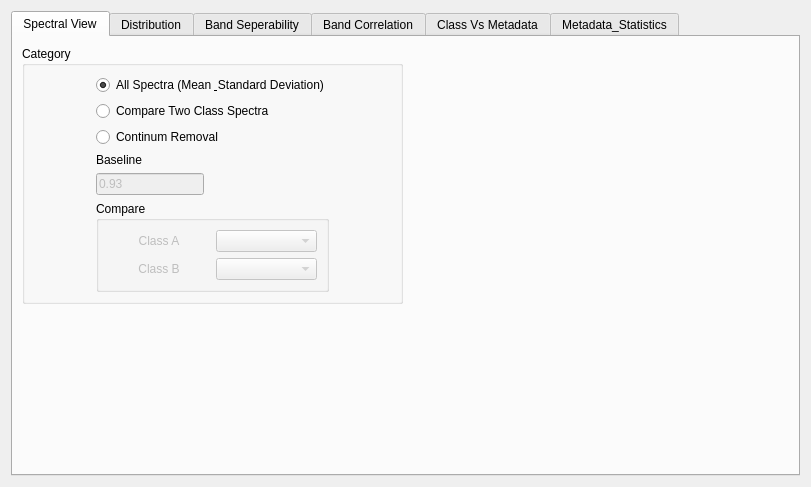
<?xml version="1.0" encoding="UTF-8"?>
<ui version="4.0">
 <class>Visualizer</class>
 <widget class="QWidget" name="Visualizer">
  <property name="geometry">
   <rect>
    <x>0</x>
    <y>0</y>
    <width>811</width>
    <height>487</height>
   </rect>
  </property>
  <property name="windowTitle">
   <string>Form</string>
  </property>
  <layout class="QVBoxLayout" name="verticalLayout">
   <item>
    <widget class="QTabWidget" name="tabWidget_4">
     <property name="currentIndex">
      <number>0</number>
     </property>
     <widget class="QWidget" name="tab_29">
      <attribute name="title">
       <string>Spectral View</string>
      </attribute>
      <layout class="QGridLayout" name="gridLayout_8">
       <item row="0" column="0">
        <widget class="QGroupBox" name="groupBox_34">
         <property name="title">
          <string>Category</string>
         </property>
         <layout class="QGridLayout" name="gridLayout">
          <item row="0" column="0">
           <layout class="QVBoxLayout" name="verticalLayout_8">
            <item>
             <layout class="QVBoxLayout" name="verticalLayout_6">
              <item>
               <widget class="QRadioButton" name="rb_sep_all_5">
                <property name="text">
                 <string>All Spectra (Mean &amp; Standard Deviation)</string>
                </property>
                <property name="checked">
                 <bool>true</bool>
                </property>
               </widget>
              </item>
              <item>
               <widget class="QRadioButton" name="rb_sep_compare_5">
                <property name="text">
                 <string>Compare Two Class Spectra</string>
                </property>
               </widget>
              </item>
              <item>
               <widget class="QRadioButton" name="radioClassDistribute">
                <property name="text">
                 <string>Continum Removal</string>
                </property>
                <property name="checked">
                 <bool>false</bool>
                </property>
               </widget>
              </item>
             </layout>
            </item>
            <item>
             <layout class="QVBoxLayout" name="verticalLayout_7">
              <item>
               <widget class="QLabel" name="label_73">
                <property name="text">
                 <string>Baseline</string>
                </property>
                <property name="buddy">
                 <cstring></cstring>
                </property>
               </widget>
              </item>
              <item>
               <widget class="QLineEdit" name="x1CoordEdit_11">
                <property name="enabled">
                 <bool>false</bool>
                </property>
                <property name="sizePolicy">
                 <sizepolicy hsizetype="Fixed" vsizetype="Fixed">
                  <horstretch>0</horstretch>
                  <verstretch>0</verstretch>
                 </sizepolicy>
                </property>
                <property name="text">
                 <string>0.93</string>
                </property>
               </widget>
              </item>
             </layout>
            </item>
            <item>
             <layout class="QHBoxLayout" name="horizontalLayout_62"/>
            </item>
            <item>
             <widget class="QGroupBox" name="groupBox_42">
              <property name="title">
               <string>Compare</string>
              </property>
              <layout class="QHBoxLayout" name="horizontalLayout">
               <item>
                <layout class="QVBoxLayout" name="verticalLayout_100">
                 <item>
                  <layout class="QHBoxLayout" name="horizontalLayout_78">
                   <item>
                    <widget class="QLabel" name="label_58">
                     <property name="enabled">
                      <bool>false</bool>
                     </property>
                     <property name="text">
                      <string>Class A</string>
                     </property>
                     <property name="alignment">
                      <set>Qt::AlignCenter</set>
                     </property>
                     <property name="buddy">
                      <cstring></cstring>
                     </property>
                    </widget>
                   </item>
                   <item>
                    <widget class="QComboBox" name="comboBox_25">
                     <property name="enabled">
                      <bool>false</bool>
                     </property>
                    </widget>
                   </item>
                  </layout>
                 </item>
                 <item>
                  <layout class="QHBoxLayout" name="horizontalLayout_79">
                   <item>
                    <widget class="QLabel" name="label_59">
                     <property name="enabled">
                      <bool>false</bool>
                     </property>
                     <property name="text">
                      <string>Class B</string>
                     </property>
                     <property name="alignment">
                      <set>Qt::AlignCenter</set>
                     </property>
                     <property name="buddy">
                      <cstring></cstring>
                     </property>
                    </widget>
                   </item>
                   <item>
                    <widget class="QComboBox" name="comboBox_26">
                     <property name="enabled">
                      <bool>false</bool>
                     </property>
                    </widget>
                   </item>
                  </layout>
                 </item>
                </layout>
               </item>
              </layout>
             </widget>
            </item>
            <item>
             <layout class="QHBoxLayout" name="horizontalLayout_63"/>
            </item>
           </layout>
          </item>
         </layout>
        </widget>
       </item>
       <item row="0" column="1" rowspan="2">
        <widget class="QMatplotlibWidget" name="mplWidgetSpectral_5" native="true"/>
       </item>
       <item row="1" column="0">
        <spacer name="verticalSpacer_29">
         <property name="orientation">
          <enum>Qt::Vertical</enum>
         </property>
         <property name="sizeHint" stdset="0">
          <size>
           <width>20</width>
           <height>162</height>
          </size>
         </property>
        </spacer>
       </item>
      </layout>
     </widget>
     <widget class="QWidget" name="tab_44">
      <attribute name="title">
       <string>Distribution</string>
      </attribute>
      <layout class="QGridLayout" name="gridLayout_2">
       <item row="0" column="0">
        <layout class="QHBoxLayout" name="horizontalLayout_64">
         <item>
          <layout class="QVBoxLayout" name="verticalLayout_81">
           <item>
            <widget class="QGroupBox" name="groupBox_35">
             <property name="title">
              <string>Category</string>
             </property>
             <layout class="QVBoxLayout" name="verticalLayout_82">
              <item>
               <widget class="QRadioButton" name="radioFeatureVar">
                <property name="enabled">
                 <bool>true</bool>
                </property>
                <property name="text">
                 <string>Band Plot</string>
                </property>
               </widget>
              </item>
              <item>
               <widget class="QLabel" name="label_75">
                <property name="text">
                 <string>Wavelength</string>
                </property>
                <property name="buddy">
                 <cstring></cstring>
                </property>
               </widget>
              </item>
              <item>
               <widget class="QLineEdit" name="x1CoordEdit_13">
                <property name="enabled">
                 <bool>false</bool>
                </property>
                <property name="sizePolicy">
                 <sizepolicy hsizetype="Fixed" vsizetype="Fixed">
                  <horstretch>0</horstretch>
                  <verstretch>0</verstretch>
                 </sizepolicy>
                </property>
                <property name="text">
                 <string>400</string>
                </property>
               </widget>
              </item>
              <item>
               <layout class="QHBoxLayout" name="horizontalLayout_75"/>
              </item>
             </layout>
            </widget>
           </item>
           <item>
            <spacer name="verticalSpacer_30">
             <property name="orientation">
              <enum>Qt::Vertical</enum>
             </property>
             <property name="sizeHint" stdset="0">
              <size>
               <width>20</width>
               <height>178</height>
              </size>
             </property>
            </spacer>
           </item>
          </layout>
         </item>
         <item>
          <widget class="QMatplotlibWidget" name="mplWidgetSpectral_6" native="true"/>
         </item>
        </layout>
       </item>
      </layout>
     </widget>
     <widget class="QWidget" name="tab_33">
      <attribute name="title">
       <string>Band Seperability</string>
      </attribute>
      <layout class="QGridLayout" name="gridLayout_66">
       <item row="0" column="0">
        <layout class="QHBoxLayout" name="horizontalLayout_66">
         <item>
          <layout class="QVBoxLayout" name="verticalLayout_87">
           <item>
            <layout class="QVBoxLayout" name="verticalLayout_88">
             <item>
              <widget class="QGroupBox" name="groupBox_38">
               <property name="title">
                <string>Methods</string>
               </property>
               <layout class="QGridLayout" name="gridLayout_67">
                <item row="0" column="0">
                 <layout class="QVBoxLayout" name="verticalLayout_89">
                  <item>
                   <widget class="QRadioButton" name="radioFTEST_5">
                    <property name="text">
                     <string>Spectral Discrimination Index</string>
                    </property>
                    <property name="checked">
                     <bool>false</bool>
                    </property>
                   </widget>
                  </item>
                  <item>
                   <widget class="QRadioButton" name="radioSEP_5">
                    <property name="text">
                     <string>Oneway Anova</string>
                    </property>
                   </widget>
                  </item>
                  <item>
                   <widget class="QRadioButton" name="radioMUTUAL_5">
                    <property name="text">
                     <string>Tukey’s multi-comparison</string>
                    </property>
                   </widget>
                  </item>
                  <item>
                   <widget class="QLabel" name="label_67">
                    <property name="text">
                     <string>Wavelength</string>
                    </property>
                    <property name="buddy">
                     <cstring></cstring>
                    </property>
                   </widget>
                  </item>
                  <item>
                   <widget class="QLineEdit" name="x1CoordEdit_10">
                    <property name="enabled">
                     <bool>false</bool>
                    </property>
                    <property name="sizePolicy">
                     <sizepolicy hsizetype="Fixed" vsizetype="Fixed">
                      <horstretch>0</horstretch>
                      <verstretch>0</verstretch>
                     </sizepolicy>
                    </property>
                    <property name="text">
                     <string>400</string>
                    </property>
                   </widget>
                  </item>
                  <item>
                   <widget class="QRadioButton" name="radioTREE_5">
                    <property name="text">
                     <string>Kruskal Wallis Non-Parametric H Test</string>
                    </property>
                   </widget>
                  </item>
                 </layout>
                </item>
               </layout>
              </widget>
             </item>
             <item>
              <widget class="QGroupBox" name="groupBox_39">
               <property name="title">
                <string>Compare</string>
               </property>
               <layout class="QVBoxLayout" name="verticalLayout_90">
                <item>
                 <layout class="QVBoxLayout" name="verticalLayout_91">
                  <item>
                   <layout class="QHBoxLayout" name="horizontalLayout_67">
                    <item>
                     <widget class="QLabel" name="label_63">
                      <property name="enabled">
                       <bool>false</bool>
                      </property>
                      <property name="text">
                       <string>Class A</string>
                      </property>
                      <property name="alignment">
                       <set>Qt::AlignCenter</set>
                      </property>
                      <property name="buddy">
                       <cstring></cstring>
                      </property>
                     </widget>
                    </item>
                    <item>
                     <widget class="QComboBox" name="comboBox_classA_8">
                      <property name="enabled">
                       <bool>false</bool>
                      </property>
                     </widget>
                    </item>
                   </layout>
                  </item>
                  <item>
                   <layout class="QHBoxLayout" name="horizontalLayout_68">
                    <item>
                     <widget class="QLabel" name="label_64">
                      <property name="enabled">
                       <bool>false</bool>
                      </property>
                      <property name="text">
                       <string>Class B</string>
                      </property>
                      <property name="alignment">
                       <set>Qt::AlignCenter</set>
                      </property>
                      <property name="buddy">
                       <cstring></cstring>
                      </property>
                     </widget>
                    </item>
                    <item>
                     <widget class="QComboBox" name="comboBox_classB_8">
                      <property name="enabled">
                       <bool>false</bool>
                      </property>
                     </widget>
                    </item>
                   </layout>
                  </item>
                 </layout>
                </item>
               </layout>
              </widget>
             </item>
            </layout>
           </item>
           <item>
            <spacer name="verticalSpacer_33">
             <property name="orientation">
              <enum>Qt::Vertical</enum>
             </property>
             <property name="sizeHint" stdset="0">
              <size>
               <width>20</width>
               <height>178</height>
              </size>
             </property>
            </spacer>
           </item>
          </layout>
         </item>
         <item>
          <widget class="QMatplotlibWidget" name="widget_feature_5" native="true"/>
         </item>
        </layout>
       </item>
      </layout>
     </widget>
     <widget class="QWidget" name="tab_34">
      <attribute name="title">
       <string>Band Correlation</string>
      </attribute>
      <layout class="QGridLayout" name="gridLayout_68">
       <item row="0" column="0">
        <layout class="QHBoxLayout" name="horizontalLayout_69">
         <item>
          <layout class="QVBoxLayout" name="verticalLayout_92">
           <item>
            <widget class="QGroupBox" name="groupBox_40">
             <property name="title">
              <string>Category</string>
             </property>
             <layout class="QVBoxLayout" name="verticalLayout_93">
              <item>
               <widget class="QRadioButton" name="radio_classcorr_5">
                <property name="text">
                 <string>Band Correlation</string>
                </property>
                <property name="checked">
                 <bool>false</bool>
                </property>
               </widget>
              </item>
              <item>
               <layout class="QHBoxLayout" name="horizontalLayout_70"/>
              </item>
              <item>
               <layout class="QHBoxLayout" name="horizontalLayout_71"/>
              </item>
             </layout>
            </widget>
           </item>
           <item>
            <spacer name="verticalSpacer_34">
             <property name="orientation">
              <enum>Qt::Vertical</enum>
             </property>
             <property name="sizeHint" stdset="0">
              <size>
               <width>20</width>
               <height>278</height>
              </size>
             </property>
            </spacer>
           </item>
          </layout>
         </item>
         <item>
          <widget class="QMatplotlibWidget" name="widget_corr_5" native="true"/>
         </item>
        </layout>
       </item>
      </layout>
     </widget>
     <widget class="QWidget" name="tab">
      <attribute name="title">
       <string>Class Vs Metadata</string>
      </attribute>
      <layout class="QGridLayout" name="gridLayout_4">
       <item row="0" column="0">
        <layout class="QHBoxLayout" name="horizontalLayout_76">
         <item>
          <layout class="QVBoxLayout" name="verticalLayout_97">
           <item>
            <widget class="QGroupBox" name="groupBox_43">
             <property name="title">
              <string>Category</string>
             </property>
             <layout class="QVBoxLayout" name="verticalLayout_98">
              <item>
               <widget class="QRadioButton" name="radio_classcorr_6">
                <property name="text">
                 <string>Statistics</string>
                </property>
                <property name="checked">
                 <bool>false</bool>
                </property>
               </widget>
              </item>
              <item>
               <layout class="QHBoxLayout" name="horizontalLayout_77">
                <item>
                 <widget class="QLabel" name="label_74">
                  <property name="enabled">
                   <bool>false</bool>
                  </property>
                  <property name="text">
                   <string>Parameter</string>
                  </property>
                  <property name="alignment">
                   <set>Qt::AlignCenter</set>
                  </property>
                  <property name="buddy">
                   <cstring></cstring>
                  </property>
                 </widget>
                </item>
                <item>
                 <widget class="QComboBox" name="comboBox_31">
                  <property name="enabled">
                   <bool>false</bool>
                  </property>
                 </widget>
                </item>
               </layout>
              </item>
             </layout>
            </widget>
           </item>
           <item>
            <spacer name="verticalSpacer_36">
             <property name="orientation">
              <enum>Qt::Vertical</enum>
             </property>
             <property name="sizeHint" stdset="0">
              <size>
               <width>20</width>
               <height>278</height>
              </size>
             </property>
            </spacer>
           </item>
          </layout>
         </item>
         <item>
          <widget class="QMatplotlibWidget" name="widget_corr_6" native="true"/>
         </item>
        </layout>
       </item>
      </layout>
     </widget>
     <widget class="QWidget" name="tab_2">
      <attribute name="title">
       <string>Metadata_Statistics</string>
      </attribute>
      <layout class="QGridLayout" name="gridLayout_5">
       <item row="0" column="0">
        <layout class="QHBoxLayout" name="horizontalLayout_81">
         <item>
          <layout class="QVBoxLayout" name="verticalLayout_103">
           <item>
            <widget class="QGroupBox" name="groupBox_45">
             <property name="title">
              <string>Category</string>
             </property>
             <layout class="QVBoxLayout" name="verticalLayout_104">
              <item>
               <widget class="QRadioButton" name="radio_classcorr_8">
                <property name="text">
                 <string>Single parameter</string>
                </property>
                <property name="checked">
                 <bool>false</bool>
                </property>
               </widget>
              </item>
              <item>
               <layout class="QHBoxLayout" name="horizontalLayout_83">
                <item>
                 <widget class="QLabel" name="label_77">
                  <property name="enabled">
                   <bool>false</bool>
                  </property>
                  <property name="text">
                   <string>Parameter</string>
                  </property>
                  <property name="alignment">
                   <set>Qt::AlignCenter</set>
                  </property>
                  <property name="buddy">
                   <cstring></cstring>
                  </property>
                 </widget>
                </item>
                <item>
                 <widget class="QComboBox" name="comboBox_33">
                  <property name="enabled">
                   <bool>false</bool>
                  </property>
                 </widget>
                </item>
               </layout>
              </item>
              <item>
               <widget class="QRadioButton" name="radioButton">
                <property name="text">
                 <string>All Parameter</string>
                </property>
               </widget>
              </item>
              <item>
               <layout class="QHBoxLayout" name="horizontalLayout_82"/>
              </item>
             </layout>
            </widget>
           </item>
           <item>
            <spacer name="verticalSpacer_38">
             <property name="orientation">
              <enum>Qt::Vertical</enum>
             </property>
             <property name="sizeHint" stdset="0">
              <size>
               <width>20</width>
               <height>278</height>
              </size>
             </property>
            </spacer>
           </item>
          </layout>
         </item>
         <item>
          <widget class="QMatplotlibWidget" name="widget_corr_7" native="true"/>
         </item>
        </layout>
       </item>
      </layout>
     </widget>
    </widget>
   </item>
  </layout>
 </widget>
 <customwidgets>
  <customwidget>
   <class>QMatplotlibWidget</class>
   <extends>QWidget</extends>
   <header>Ui.qmatplotlibwidget</header>
   <container>1</container>
  </customwidget>
 </customwidgets>
 <resources/>
 <connections/>
</ui>
